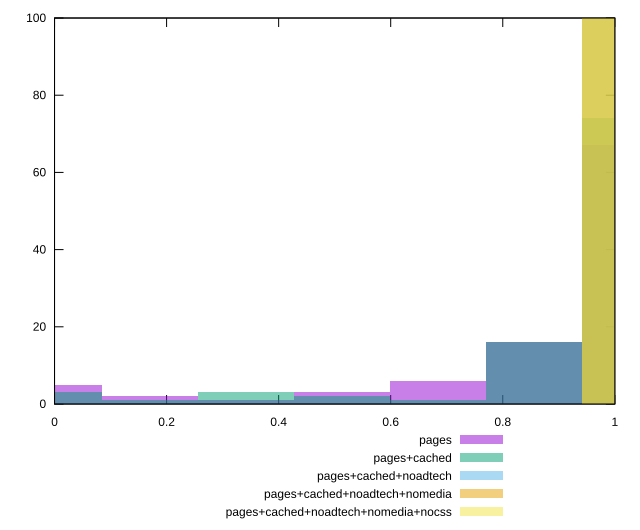

This figure's gnuplot source:
reset

$pages <<EOF
0.1711574163010778 2
0 5
1.0269444978064668 67
0.8557870815053891 16
0.5134722489032334 3
0.6846296652043112 6
0.3423148326021556 1
EOF

$pagesCached <<EOF
0 3
0.1711574163010778 1
0.3423148326021556 3
1.0269444978064668 74
0.8557870815053891 16
0.6846296652043112 1
0.5134722489032334 2
EOF

$pagesCachedNoadtech <<EOF
1.0269444978064668 100
EOF

$pagesCachedNoadtechNomedia <<EOF
1.0269444978064668 100
EOF

$pagesCachedNoadtechNomediaNocss <<EOF
1.0269444978064668 100
EOF

set key outside below
set boxwidth 0.1711574163010778
set xrange [0:1]
set yrange [0:100]
set trange [0:100]
set style fill transparent solid 0.5 noborder
set terminal svg size 640, 530 enhanced background rgb 'white'
set output "report_00019_2021-02-10T18-14-37.922Z//estimated-input-latency/comparison/histogram/all_score.svg"

plot $pages title "pages" with boxes, \
     $pagesCached title "pages+cached" with boxes, \
     $pagesCachedNoadtech title "pages+cached+noadtech" with boxes, \
     $pagesCachedNoadtechNomedia title "pages+cached+noadtech+nomedia" with boxes, \
     $pagesCachedNoadtechNomediaNocss title "pages+cached+noadtech+nomedia+nocss" with boxes

reset
